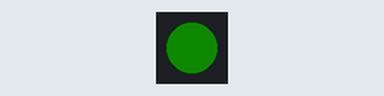
A sketch run on a simulated Arduino Uno, built with avr-gcc and run on an emulated ATmega328P. Shown: 1 RGB LEDs in strip order, left to right. Dim RGB values are drawn brighter than linear.

Above: at 1.0 s.
At 3.0 s:
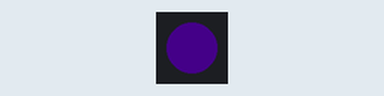
At 5.0 s:
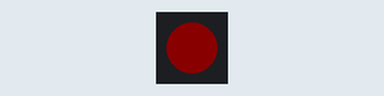
At 10.0 s:
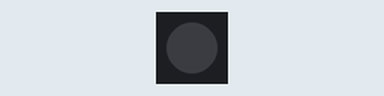
Timing chart, 0 to 13.0 s (numbered marks = the images above):
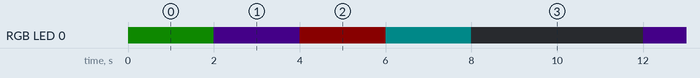

Measured:
- by itself, RGB LED 0: repeats every 10.0 s: RGB(5, 0, 10) 2.0 s, RGB(10, 0, 0) 2.0 s, RGB(0, 10, 10) 2.0 s, off 4.0 s
- by itself, everything shown: repeats every 10.0 s, in 4 steps

The sketch:

pixel-function.ino
```cpp
#include "Adafruit_NeoPixel.h"
Adafruit_NeoPixel pixels = Adafruit_NeoPixel(1, 8, NEO_GRB + NEO_KHZ800);


void setup() {
  // put your setup code here, to run once:
  pixels.begin();

}

void loop() {
  // put your main code here, to run repeatedly:
  pixel(true, "GREEN");
  delay(2000);
  pixel(true, "PURPLE");
  delay(2000);
  pixel(true, "RED");
  delay(2000);
  pixel(true, "BLUE");
  delay(2000);
  pixel(false, "BLUE");
  delay(2000);
}


void pixel(bool on, char* color){

  if(color == "GREEN"){
      pixels.setPixelColor(0, pixels.Color(45,255,0));
  }
  else if(color == "BLUE"){
          pixels.setPixelColor(0, pixels.Color(0,255,255));
  }
  else if(color == "PURPLE"){
          pixels.setPixelColor(0, pixels.Color(121,0,255));
  }
  else if(color == "RED"){
          pixels.setPixelColor(0, pixels.Color(255,0,0));
  }

  if(on){
      pixels.setBrightness(10);
      pixels.show();
  }
  else{
      pixels.setBrightness(0);
      pixels.show();
  }
}
```
